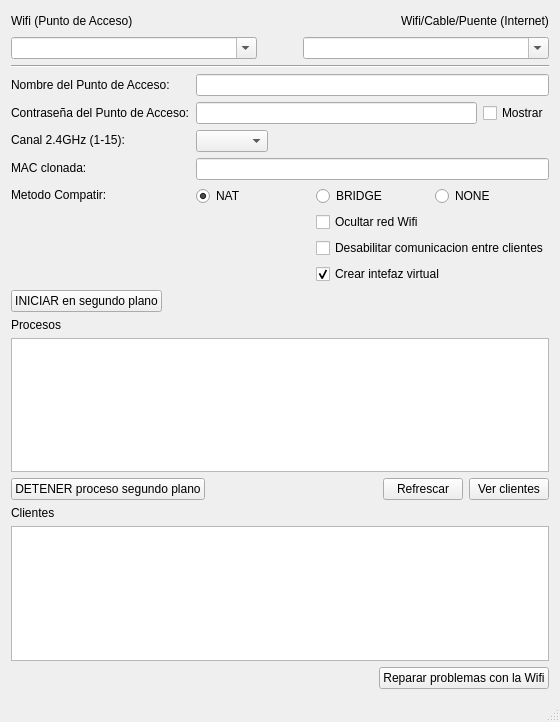
<?xml version="1.0" encoding="UTF-8"?>
<ui version="4.0">
 <class>VentanaPrincipal</class>
 <widget class="QMainWindow" name="VentanaPrincipal">
  <property name="geometry">
   <rect>
    <x>0</x>
    <y>0</y>
    <width>560</width>
    <height>700</height>
   </rect>
  </property>
  <property name="maximumSize">
   <size>
    <width>16777215</width>
    <height>700</height>
   </size>
  </property>
  <property name="windowTitle">
   <string>Visual create_ap</string>
  </property>
  <widget class="QWidget" name="centralWidget">
   <property name="maximumSize">
    <size>
     <width>16777215</width>
     <height>700</height>
    </size>
   </property>
   <layout class="QVBoxLayout" name="verticalLayout">
    <item>
     <layout class="QHBoxLayout" name="horizontalLayout_3">
      <item>
       <widget class="QLabel" name="label">
        <property name="text">
         <string>Wifi (Punto de Acceso)</string>
        </property>
       </widget>
      </item>
      <item>
       <spacer name="horizontalSpacer">
        <property name="orientation">
         <enum>Qt::Horizontal</enum>
        </property>
        <property name="sizeHint" stdset="0">
         <size>
          <width>40</width>
          <height>20</height>
         </size>
        </property>
       </spacer>
      </item>
      <item>
       <widget class="QLabel" name="label_2">
        <property name="text">
         <string>Wifi/Cable/Puente (Internet)</string>
        </property>
       </widget>
      </item>
     </layout>
    </item>
    <item>
     <layout class="QHBoxLayout" name="horizontalLayout_2">
      <item>
       <widget class="QComboBox" name="wifi">
        <property name="editable">
         <bool>true</bool>
        </property>
       </widget>
      </item>
      <item>
       <spacer name="horizontalSpacer_2">
        <property name="orientation">
         <enum>Qt::Horizontal</enum>
        </property>
        <property name="sizeType">
         <enum>QSizePolicy::Minimum</enum>
        </property>
        <property name="sizeHint" stdset="0">
         <size>
          <width>40</width>
          <height>20</height>
         </size>
        </property>
       </spacer>
      </item>
      <item>
       <widget class="QComboBox" name="internet">
        <property name="editable">
         <bool>true</bool>
        </property>
       </widget>
      </item>
     </layout>
    </item>
    <item>
     <widget class="Line" name="line">
      <property name="orientation">
       <enum>Qt::Horizontal</enum>
      </property>
     </widget>
    </item>
    <item>
     <layout class="QHBoxLayout" name="horizontalLayout">
      <item>
       <layout class="QVBoxLayout" name="verticalLayout_3">
        <item>
         <widget class="QLabel" name="label_5">
          <property name="text">
           <string>Nombre del Punto de Acceso:</string>
          </property>
         </widget>
        </item>
        <item>
         <widget class="QLabel" name="label_6">
          <property name="text">
           <string>Contraseña del Punto de Acceso:</string>
          </property>
         </widget>
        </item>
        <item>
         <widget class="QLabel" name="label_3">
          <property name="text">
           <string>Canal 2.4GHz (1-15):</string>
          </property>
          <property name="alignment">
           <set>Qt::AlignLeading|Qt::AlignLeft|Qt::AlignVCenter</set>
          </property>
         </widget>
        </item>
        <item>
         <widget class="QLabel" name="label_4">
          <property name="text">
           <string>MAC clonada:</string>
          </property>
         </widget>
        </item>
        <item>
         <widget class="QLabel" name="lblMetodoCompartir">
          <property name="text">
           <string>Metodo Compatir:</string>
          </property>
         </widget>
        </item>
       </layout>
      </item>
      <item>
       <layout class="QVBoxLayout" name="verticalLayout_2">
        <item>
         <widget class="QLineEdit" name="leNombrePunto"/>
        </item>
        <item>
         <layout class="QHBoxLayout" name="horizontalLayout_11">
          <item>
           <widget class="QLineEdit" name="leContrasena">
            <property name="font">
             <font>
              <stylestrategy>PreferDefault</stylestrategy>
             </font>
            </property>
            <property name="echoMode">
             <enum>QLineEdit::Password</enum>
            </property>
           </widget>
          </item>
          <item>
           <widget class="QCheckBox" name="ckbMostrar">
            <property name="text">
             <string>Mostrar</string>
            </property>
           </widget>
          </item>
         </layout>
        </item>
        <item>
         <layout class="QHBoxLayout" name="horizontalLayout_8">
          <item>
           <widget class="QComboBox" name="ckbCanal"/>
          </item>
          <item>
           <spacer name="horizontalSpacer_3">
            <property name="orientation">
             <enum>Qt::Horizontal</enum>
            </property>
            <property name="sizeHint" stdset="0">
             <size>
              <width>40</width>
              <height>20</height>
             </size>
            </property>
           </spacer>
          </item>
         </layout>
        </item>
        <item>
         <widget class="QLineEdit" name="leMacClonada"/>
        </item>
        <item>
         <layout class="QHBoxLayout" name="horizontalLayout_6">
          <item>
           <widget class="QRadioButton" name="nat">
            <property name="text">
             <string>NAT</string>
            </property>
            <property name="checked">
             <bool>true</bool>
            </property>
           </widget>
          </item>
          <item>
           <widget class="QRadioButton" name="bridge">
            <property name="text">
             <string>BRIDGE</string>
            </property>
           </widget>
          </item>
          <item>
           <widget class="QRadioButton" name="none">
            <property name="text">
             <string>NONE</string>
            </property>
           </widget>
          </item>
         </layout>
        </item>
       </layout>
      </item>
     </layout>
    </item>
    <item>
     <layout class="QHBoxLayout" name="horizontalLayout_4">
      <item>
       <spacer name="horizontalSpacer_4">
        <property name="orientation">
         <enum>Qt::Horizontal</enum>
        </property>
        <property name="sizeHint" stdset="0">
         <size>
          <width>40</width>
          <height>20</height>
         </size>
        </property>
       </spacer>
      </item>
      <item>
       <layout class="QVBoxLayout" name="verticalLayout_4">
        <item>
         <widget class="QCheckBox" name="ckbOcultarWifi">
          <property name="text">
           <string>Ocultar red Wifi</string>
          </property>
         </widget>
        </item>
        <item>
         <widget class="QCheckBox" name="ckbDesabilitarComClientes">
          <property name="text">
           <string>Desabilitar comunicacion entre clientes</string>
          </property>
         </widget>
        </item>
        <item>
         <widget class="QCheckBox" name="ckbInterfazVirtual">
          <property name="text">
           <string>Crear intefaz virtual</string>
          </property>
          <property name="checked">
           <bool>true</bool>
          </property>
         </widget>
        </item>
       </layout>
      </item>
     </layout>
    </item>
    <item>
     <layout class="QHBoxLayout" name="horizontalLayout_5">
      <item>
       <widget class="QPushButton" name="btSegundoPlano">
        <property name="text">
         <string>INICIAR en segundo plano</string>
        </property>
       </widget>
      </item>
      <item>
       <layout class="QVBoxLayout" name="verticalLayout_5"/>
      </item>
      <item>
       <spacer name="horizontalSpacer_9">
        <property name="orientation">
         <enum>Qt::Horizontal</enum>
        </property>
        <property name="sizeHint" stdset="0">
         <size>
          <width>40</width>
          <height>20</height>
         </size>
        </property>
       </spacer>
      </item>
     </layout>
    </item>
    <item>
     <widget class="QLabel" name="label_8">
      <property name="text">
       <string>Procesos</string>
      </property>
     </widget>
    </item>
    <item>
     <widget class="QListWidget" name="lvProcesos">
      <property name="enabled">
       <bool>true</bool>
      </property>
      <property name="sizePolicy">
       <sizepolicy hsizetype="Expanding" vsizetype="Fixed">
        <horstretch>0</horstretch>
        <verstretch>0</verstretch>
       </sizepolicy>
      </property>
     </widget>
    </item>
    <item>
     <layout class="QHBoxLayout" name="horizontalLayout_13">
      <item>
       <widget class="QPushButton" name="btDetenerSegPlano">
        <property name="text">
         <string>DETENER proceso segundo plano</string>
        </property>
       </widget>
      </item>
      <item>
       <spacer name="horizontalSpacer_7">
        <property name="orientation">
         <enum>Qt::Horizontal</enum>
        </property>
        <property name="sizeHint" stdset="0">
         <size>
          <width>40</width>
          <height>20</height>
         </size>
        </property>
       </spacer>
      </item>
      <item>
       <widget class="QPushButton" name="btRefrescar">
        <property name="text">
         <string>Refrescar</string>
        </property>
        <property name="checkable">
         <bool>false</bool>
        </property>
        <property name="autoDefault">
         <bool>false</bool>
        </property>
       </widget>
      </item>
      <item>
       <widget class="QPushButton" name="btClientes">
        <property name="text">
         <string>Ver clientes</string>
        </property>
       </widget>
      </item>
     </layout>
    </item>
    <item>
     <widget class="QLabel" name="label_7">
      <property name="text">
       <string>Clientes</string>
      </property>
     </widget>
    </item>
    <item>
     <widget class="QListWidget" name="lvClientes">
      <property name="sizePolicy">
       <sizepolicy hsizetype="Expanding" vsizetype="Fixed">
        <horstretch>0</horstretch>
        <verstretch>0</verstretch>
       </sizepolicy>
      </property>
     </widget>
    </item>
    <item>
     <layout class="QHBoxLayout" name="horizontalLayout_7">
      <item>
       <spacer name="horizontalSpacer_6">
        <property name="orientation">
         <enum>Qt::Horizontal</enum>
        </property>
        <property name="sizeHint" stdset="0">
         <size>
          <width>40</width>
          <height>20</height>
         </size>
        </property>
       </spacer>
      </item>
      <item>
       <widget class="QPushButton" name="btRepararWifi">
        <property name="text">
         <string>Reparar problemas con la Wifi</string>
        </property>
       </widget>
      </item>
     </layout>
    </item>
   </layout>
  </widget>
  <widget class="QMenuBar" name="menuBar">
   <property name="geometry">
    <rect>
     <x>0</x>
     <y>0</y>
     <width>560</width>
     <height>25</height>
    </rect>
   </property>
  </widget>
  <widget class="QStatusBar" name="statusBar"/>
 </widget>
 <layoutdefault spacing="6" margin="11"/>
 <resources/>
 <connections/>
</ui>
